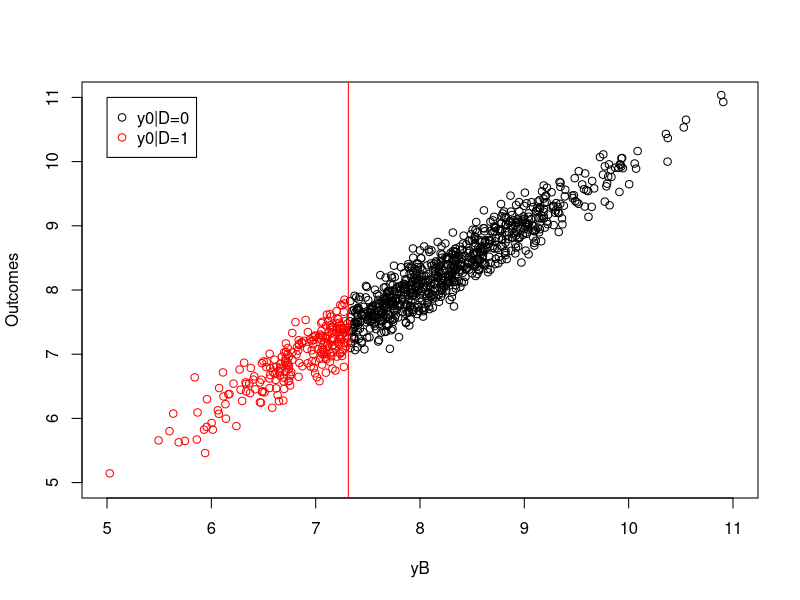
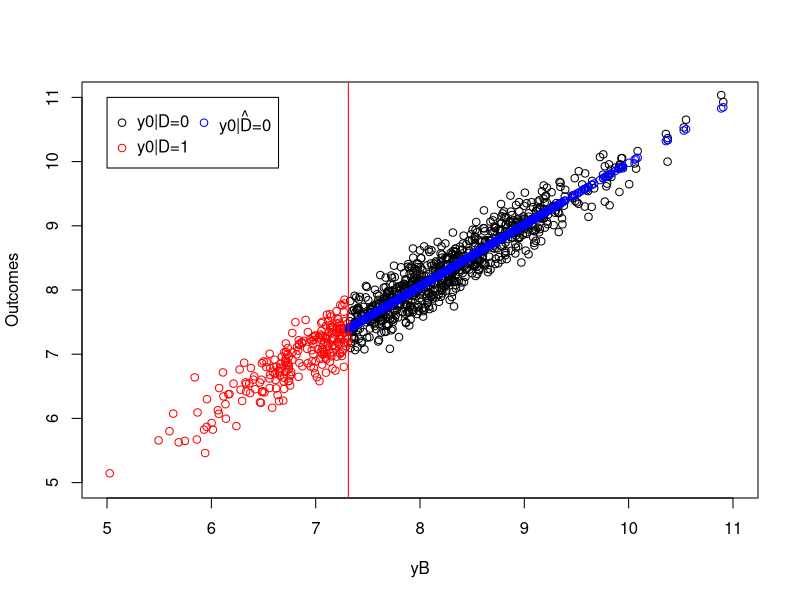
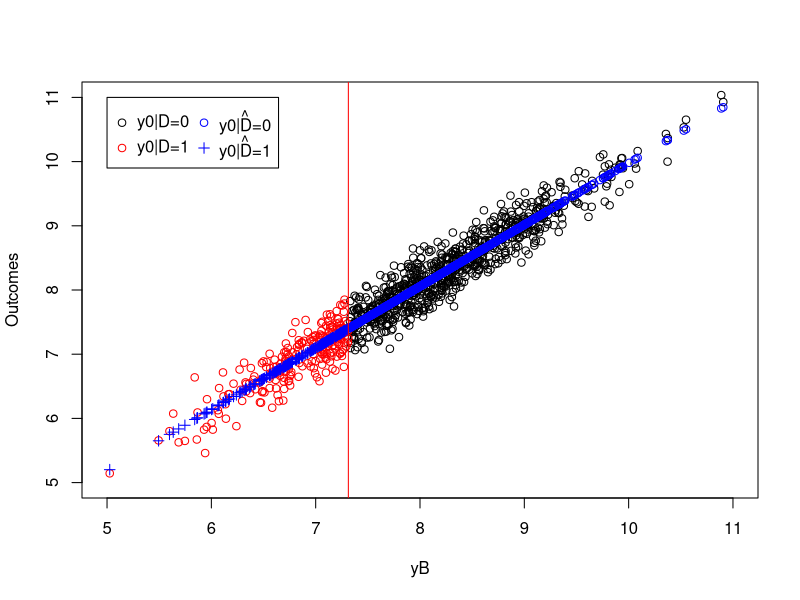
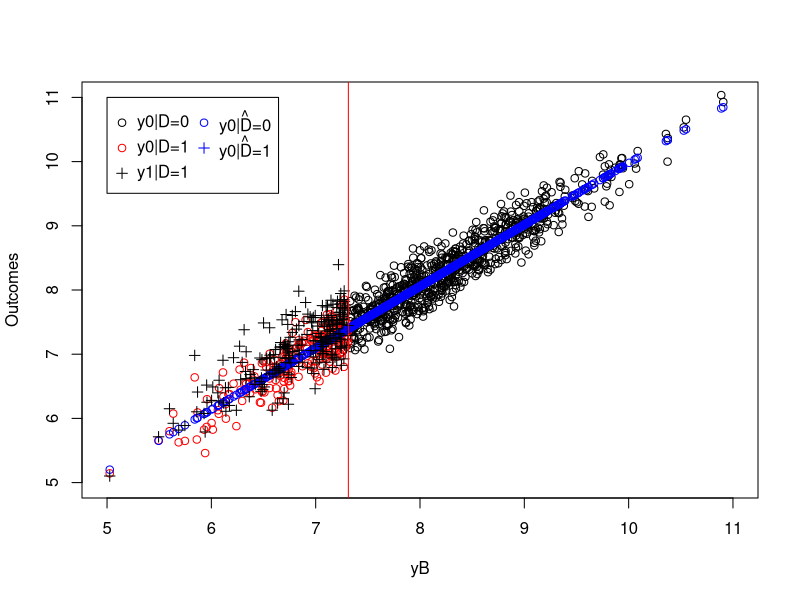

Here is the R script that generated these plots, in order: (Note: this script raises an error after producing the figures.)
## ---- chunk 1
param <- c(8,.5,.28,1500,0.9,0.01,0.05,0.05,0.05,0.1)
names(param) <- c("barmu","sigma2mu","sigma2U","barY","rho","theta","sigma2epsilon","sigma2eta","delta","baralpha")
## ---- chunk 2
set.seed(1234)
N <-1000
mu <- rnorm(N,param["barmu"],sqrt(param["sigma2mu"]))
UB <- rnorm(N,0,sqrt(param["sigma2U"]))
yB <- mu + UB 
YB <- exp(yB)
Ds <- rep(0,N)
Ds[YB<=param["barY"]] <- 1 
epsilon <- rnorm(N,0,sqrt(param["sigma2epsilon"]))
eta<- rnorm(N,0,sqrt(param["sigma2eta"]))
U0 <- param["rho"]*UB + epsilon
y0 <- mu +  U0 + param["delta"]
alpha <- param["baralpha"]+  param["theta"]*mu + eta
y1 <- y0+alpha
Y0 <- exp(y0)
Y1 <- exp(y1)
y <- y1*Ds+y0*(1-Ds)
Y <- Y1*Ds+Y0*(1-Ds)
## ---- chunk 3
col.obs <- 'black'
col.unobs <- 'red'
lty.obs <- 1
lty.unobs <- 2
xlim.big <- c(-1.5,0.5)
xlim.small <- c(-0.15,0.55)
adj <- 0

# Sample

plot(yB[Ds==0],y0[Ds==0],pch=1,xlim=c(5,11),ylim=c(5,11),xlab="yB",ylab="Outcomes")
points(yB[Ds==1],y0[Ds==1],pch=1,col=col.unobs)
abline(v=log(param["barY"]),col=col.unobs)
legend(5,11,c('y0|D=0','y0|D=1'),pch=c(1,1),col=c(col.obs,col.unobs),ncol=1)

# Step 1
ols.reg.0 <- lm(y[Ds==0]~yB[Ds==0])

plot(yB[Ds==0],y0[Ds==0],pch=1,xlim=c(5,11),ylim=c(5,11),xlab="yB",ylab="Outcomes")
points(yB[Ds==1],y0[Ds==1],pch=1,col=col.unobs)
points(yB[Ds==0],ols.reg.0$fitted.values,col='blue')
abline(v=log(param["barY"]),col=col.unobs)
legend(5,11,c('y0|D=0','y0|D=1',expression(hat('y0|D=0'))),pch=c(1,1,1),col=c(col.obs,col.unobs,'blue'),ncol=2)

# step 2
y.pred <- ols.reg.0$coef[[1]]+ols.reg.0$coef[[2]]*yB[Ds==1]

plot(yB[Ds==0],y0[Ds==0],pch=1,xlim=c(5,11),ylim=c(5,11),xlab="yB",ylab="Outcomes")
points(yB[Ds==1],y0[Ds==1],pch=1,col=col.unobs)
points(yB[Ds==0],ols.reg.0$fitted.values,col='blue')
points(yB[Ds==1],y.pred,pch=3,col='blue')
abline(v=log(param["barY"]),col=col.unobs)
legend(5,11,c('y0|D=0','y0|D=1',expression(hat('y0|D=0')),expression(hat('y0|D=1'))),pch=c(1,1,1,3),col=c(col.obs,col.unobs,'blue','blue'),ncol=2)

# step 3
ww.ols <- mean(y[Ds==1]-y.pred)

plot(yB[Ds==0],y0[Ds==0],pch=1,xlim=c(5,11),ylim=c(5,11),xlab="yB",ylab="Outcomes")
points(yB[Ds==1],y0[Ds==1],pch=1,col=col.unobs)
points(yB[Ds==0],ols.reg.0$fitted.values,col='blue')
points(yB[Ds==1],y.pred,col='blue')
points(yB[Ds==1],y[Ds==1],pch=3,col='black')
abline(v=log(param["barY"]),col=col.unobs)
legend(5,11,c('y0|D=0','y0|D=1','y1|D=1',expression(hat('y0|D=0')),expression(hat('y0|D=1'))),pch=c(1,1,3,1,3),col=c(col.obs,col.unobs,col.obs,'blue','blue'),ncol=2)
## ---- chunk 4
delta.y.tt <- function(param){
  return(param["baralpha"]+param["theta"]*param["barmu"]-param["theta"]*((param["sigma2mu"]*dnorm((log(param["barY"])-param["barmu"])/(sqrt(param["sigma2mu"]+param["sigma2U"]))))/(sqrt(param["sigma2mu"]+param["sigma2U"])*pnorm((log(param["barY"])-param["barmu"])/(sqrt(param["sigma2mu"]+param["sigma2U"]))))))
}

delta.y.ate <- function(param){
  return(param["baralpha"]+param["theta"]*param["barmu"])
}
## ---- chunk 5
# deameaning the control variable
yB.Ds <-(yB-mean(yB[Ds==1]))*Ds
# running the OLS estimator with interactions between treatment and demeaned covariate
ols.direct <- lm(y~yB+Ds+yB.Ds)
# estimate of TT
ww.ols.direct <- ols.direct$coef[[3]]
## ---- chunk 6
# regs on X in both smaples
ols.reg.0 <- lm(y[Ds==0]~yB[Ds==0])
ols.reg.1 <- lm(y[Ds==1]~yB[Ds==1])

# variance
var.delta.ols <- 1/N*(var(ols.reg.0$residuals)/(1-mean(Ds))+var(ols.reg.1$residuals)/(mean(Ds)))

## ---- chunk 7
ols.direct.HC1 <- vcovHC(ols.direct,type='HC1')
## ---- chunk 8
# running the OLS estimator without interactions
ols.simp <- lm(y~yB+Ds)
# estimate of TT
ww.ols.simp <- ols.simp$coef[[3]]
## ---- chunk 9
param <- c(param,0.1,7.98)
names(param) <- c("barmu","sigma2mu","sigma2U","barY","rho","theta","sigma2epsilon","sigma2eta","delta","baralpha","gamma","baryB")
## ---- chunk 10
set.seed(1234)
N <-1000
mu <- rnorm(N,param["barmu"],sqrt(param["sigma2mu"]))
UB <- rnorm(N,0,sqrt(param["sigma2U"]))
yB <- mu + UB 
YB <- exp(yB)
Ds <- rep(0,N)
Ds[YB<=param["barY"]] <- 1 
epsilon <- rnorm(N,0,sqrt(param["sigma2epsilon"]))
eta<- rnorm(N,0,sqrt(param["sigma2eta"]))
U0 <- param["rho"]*UB + epsilon
y0 <- mu +  U0 + param["delta"] + param["gamma"]*(yB-param["baryB"])^2
alpha <- param["baralpha"]+  param["theta"]*mu + eta
y1 <- y0+alpha
Y0 <- exp(y0)
Y1 <- exp(y1)
y <- y1*Ds+y0*(1-Ds)
Y <- Y1*Ds+Y0*(1-Ds)
## ---- chunk 11
ols.reg.0 <- lm(y[Ds==0]~yB[Ds==0])
# predicted values for the treated
y.pred <- ols.reg.0$coef[[1]]+ols.reg.0$coef[[2]]*yB[Ds==1]
# estimated treatment effect by WWOLSX
ww.ols <- mean(y[Ds==1]-y.pred)
# true value of TT in the sample
tt.sample <- mean(alpha[Ds==1])
## ---- chunk 12
plot(yB[Ds==0],y0[Ds==0],pch=1,xlim=c(5,11),ylim=c(5,11),xlab="yB",ylab="Outcomes")
points(yB[Ds==1],y0[Ds==1],pch=1,col='red')
points(yB[Ds==0],ols.reg.0$fitted.values,col='blue')
points(yB[Ds==1],y.pred,pch=3,col='blue')
points(yB[Ds==1],y[Ds==1],pch=3,col='black')
abline(v=log(param["barY"]),col='red')
legend(5,11,c('y0|D=0','y0|D=1','y1|D=1',expression(hat('y0|D=0')),expression(hat('y0|D=1'))),pch=c(1,1,3,1,3),col=c('black','red','black','blue','blue'),ncol=2)
## ---- chunk 13
set.seed(1234)
mu <- rnorm(N,param["barmu"],sqrt(param["sigma2mu"]))
UB <- rnorm(N,0,sqrt(param["sigma2U"]))
yB <- mu + UB 
YB <- exp(yB)
Ds <- rep(0,N)
V <- rnorm(N,0,sqrt(param["sigma2mu"]+param["sigma2U"]))
Ds[yB+V<=log(param["barY"])] <- 1 
epsilon <- rnorm(N,0,sqrt(param["sigma2epsilon"]))
eta<- rnorm(N,0,sqrt(param["sigma2eta"]))
U0 <- param["rho"]*UB + epsilon
y0 <- mu +  U0 + param["delta"] + param["gamma"]*(yB-param["baryB"])^2
alpha <- param["baralpha"]+  param["theta"]*mu + eta
y1 <- y0+alpha
Y0 <- exp(y0)
Y1 <- exp(y1)
y <- y1*Ds+y0*(1-Ds)
Y <- Y1*Ds+Y0*(1-Ds)
## ---- chunk 14
par(mar=c(5,4,4,5))
plot(yB[Ds==0],y0[Ds==0],pch=1,xlim=c(5,11),ylim=c(5,11),xlab="yB",ylab="Outcomes")
points(yB[Ds==1],y[Ds==1],pch=3,col='blue')
abline(v=log(param["barY"]),col='red')
legend(5,10.5,c('y0|D=0','y1|D=1','D'),pch=c(1,3,2),col=c(col.obs,'blue',col.unobs),ncol=1)
par(new=TRUE)
plot(yB,Ds,pch=2,col=col.unobs,xlim=c(5,11),xaxt="n",yaxt="n",xlab="",ylab="")
axis(4)
mtext("D",side=4,line=3)
## ---- chunk 15
delta.y.tt.com.supp <- function(param){
  return(param["baralpha"]+param["theta"]*param["barmu"]-param["theta"]*((param["sigma2mu"]*dnorm((log(param["barY"])-param["barmu"])/(sqrt(2*(param["sigma2mu"]+param["sigma2U"])))))/(sqrt(2*(param["sigma2mu"]+param["sigma2U"]))*pnorm((log(param["barY"])-param["barmu"])/(sqrt(2*(param["sigma2mu"]+param["sigma2U"])))))))
}
delta.y.tt.CS.pop <- delta.y.tt.com.supp(param)
## ---- chunk 16
llr <- function(y,x,gridx,bw,kernel){
  if (kernel=='uniform'){
    K <- function(u){
      K.u <- 0
      if (abs(u)<=.5){K.u <- 1}
      return(K.u)
    }
  }
  if (kernel=='triangular'){
    K <- function(u){
      K.u <- 0
      if (abs(u)<=.5){K.u <- 2*(1-2*abs(u))}
      return(K.u)
    }
  }
  if (kernel=='epanechnikov'){
    K <- function(u){
      K.u <- 0
      if (abs(u)<=.5){K.u <- (3/2)*(1-4*u^2)}
      return(K.u)
    }
  }
  if (kernel=='quartic'){
    K <- function(u){
      K.u <- 0
      if (abs(u)<=.5){K.u <- (15/8)*(1-4*u^2)^2}
      return(K.u)
    }
  }
  if (kernel=='gaussian'){
    K <- function(u){
      return(exp(-0.5*u^2)/(sqrt(2*pi)))
    }
  }
  K.vec <- Vectorize(K)
  y0.hat <- rep(0,length(gridx))  
  for (i in (1:length(gridx))){
    x.i <- gridx[i]-x
    weights.i <- K.vec((x.i)/bw)
    ols.i <- lm(y~x.i,weights=weights.i)
    y0.hat[i] <- ols.i$coefficients[1]
  }
  return(y0.hat)
}
## ---- chunk 17
kernel <- 'gaussian'
bw <- 1
# run LLR on the untreated sample using treated points as grid points
y0.llr.1 <- llr(y[Ds==0],yB[Ds==0],yB[Ds==1],bw=bw,kernel=kernel)    
# compute TT
ww.llr.1 <- mean(y[Ds==1]-y0.llr.1)

bw <- 0.5
# run LLR on the untreated sample using treated points as grid points
y0.llr.0.5 <- llr(y[Ds==0],yB[Ds==0],yB[Ds==1],bw=bw,kernel=kernel)    
# compute TT
ww.llr.0.5 <- mean(y[Ds==1]-y0.llr.0.5)
## ---- chunk 18
plot(yB[Ds==0],y0[Ds==0],pch=1,xlim=c(5,11),ylim=c(5,11),xlab="yB",ylab="Outcomes")
points(yB[Ds==1],y0[Ds==1],pch=1,col='red')
points(yB[Ds==1],y0.llr.1,col='blue')
points(yB[Ds==1],y0.llr.0.5,col='green')
points(yB[Ds==1],y[Ds==1],pch=3)
legend(5,11,c('y0|D=0','y0|D=1',expression(hat(y0.1)),expression(hat(y0.0.5)),'y|D=1'),pch=c(1,1,1,1,3),col=c('black','red','blue','green','black'),ncol=2)
## ---- chunk 19
# LLR matching fnciton
llr.match <- function(y,D,x,bw,kernel){
  y0.llr <- llr(y[D==0],x[D==0],x[D==1],bw=bw,kernel=kernel)
  return(mean(y[D==1]-y0.llr))
}

# Monte Carlos
monte.carlo.llr <- function(s,N,param,bw,kernel){
  set.seed(s)
  mu <- rnorm(N,param["barmu"],sqrt(param["sigma2mu"]))
  UB <- rnorm(N,0,sqrt(param["sigma2U"]))
  yB <- mu + UB 
  YB <- exp(yB)
  Ds <- rep(0,N)
  V <- rnorm(N,0,sqrt(param["sigma2mu"]+param["sigma2U"]))
  Ds[yB+V<=log(param["barY"])] <- 1 
  epsilon <- rnorm(N,0,sqrt(param["sigma2epsilon"]))
  eta<- rnorm(N,0,sqrt(param["sigma2eta"]))
  U0 <- param["rho"]*UB + epsilon
  y0 <- mu +  U0 + param["delta"] + param["gamma"]*(yB-param["baryB"])^2
  alpha <- param["baralpha"]+  param["theta"]*mu + eta
  y1 <- y0+alpha
  Y0 <- exp(y0)
  Y1 <- exp(y1)
  y <- y1*Ds+y0*(1-Ds)
  Y <- Y1*Ds+Y0*(1-Ds)
  ww.llr <- llr.match(y,Ds,yB,bw=bw,kernel=kernel)
  return(ww.llr)
}

simuls.llr.N <- function(N,Nsim,param,bw,kernel){
  simuls.llr <- matrix(unlist(lapply(1:Nsim,monte.carlo.llr,N=N,param=param,bw=bw,kernel=kernel)),nrow=Nsim,ncol=1,byrow=TRUE)
  colnames(simuls.llr) <- c('LLR')
  return(simuls.llr)
}

sf.simuls.llr.N <- function(N,Nsim,param,bw,kernel){
  sfInit(parallel=TRUE,cpus=8)
  sfExport('llr.match','llr')
  sim.llr <- matrix(unlist(sfLapply(1:Nsim,monte.carlo.llr,N=N,param=param,bw=bw,kernel=kernel)),nrow=Nsim,ncol=1,byrow=TRUE)
  sfStop()
  colnames(sim.llr) <- c('LLR')
  return(sim.llr)
}

Nsim <- 1000
#Nsim <- 10
#N.sample <- c(100,1000,10000,100000)
#N.sample <- c(100,1000,10000)
N.sample <- c(100,1000)
#simuls.llr <- lapply(N.sample,simuls.llr.N,Nsim=Nsim,param=param,bw=bw,kernel=kernel)
simuls.llr <- lapply(N.sample,sf.simuls.llr.N,Nsim=Nsim,param=param,bw=bw,kernel=kernel)
names(simuls.llr) <- N.sample
## ---- chunk 20
par(mfrow=c(2,2))
for (i in 1:length(simuls.llr)){
  hist(simuls.llr[[i]][,'LLR'],main=paste('N=',as.character(N.sample[i])),xlab=expression(hat(Delta^yLLR)),xlim=c(-0.15,0.55))
  abline(v=delta.y.tt.com.supp(param),col="red")
}
## ---- chunk 21
probit.Ds <- glm(Ds~yB, family=binomial(link="probit"))
pscore <- predict(probit.Ds,type="response")
## ---- chunk 22
plot(yB,pscore, xlab="yB", ylab="Propensity score")
## ---- chunk 23
bw <- 0.1
# run LLR on the untreated sample using treated points as grid points
y0.llr.pscore.0.1 <- llr(y[Ds==0],pscore[Ds==0],pscore[Ds==1],bw=bw,kernel=kernel)    
# compute TT
ww.llr.pscore.0.1 <- llr.match(y,Ds,pscore,bw=bw,kernel=kernel)
## ---- chunk 24
plot(pscore[Ds==0],y[Ds==0], ylab="Outcomes", xlab="Propensity score",xlim=c(0,1),ylim=c(5,12))
points(pscore[Ds==1],y[Ds==1],pch=3,col='blue')
points(pscore[Ds==1],y0[Ds==1],pch=1,col='red')
points(pscore[Ds==1],y0.llr.pscore.0.1,col='green')
legend(0.7,11,c('y0|D=0','y1|D=1','y0|D=1',expression(hat(y0.0.1))),pch=c(1,3,1,1),col=c('black','blue','red','green'),ncol=1)
## ---- chunk 25
MSE.llr <- function(bw,y,D,x,kernel){
  MSE <- 0
  for (i in (1:length(y[D==0]))){
    MSE <- MSE + (y[D==0][i]-llr(y[D==0][-i],x[D==0][-i],x[D==0][i],bw=bw,kernel=kernel))^2
  }
  return(MSE)
}
MSE.test <- MSE.llr(bw=1,y,Ds,yB,kernel='gaussian')
MSE.grid <- seq(0.1,1,by=.1)
MSE.grid.test <- sapply(MSE.grid,MSE.llr,y=y,D=Ds,x=pscore,kernel='gaussian')
MSE.grid.pscore <- seq(0.02,0.1,by=.02)
MSE.pscore <- sapply(MSE.grid.pscore,MSE.llr,y=y,D=Ds,x=pscore,kernel='gaussian')
bw <- MSE.grid.pscore[MSE.pscore==min(MSE.pscore)]
# run LLR on the untreated sample using treated points as grid points
y0.llr.pscore.bw <- llr(y[Ds==0],pscore[Ds==0],pscore[Ds==1],bw=bw,kernel=kernel)    
# TT estimate
ww.llr.pscore.bw <- llr.match(y,Ds,pscore,bw=bw,kernel=kernel)

# parallelized code just in case
#sfInit(parallel=TRUE,cpus=8)
#sfExport('llr.match.trim','llr','dens.fun.point','dens.fun','com.supp','MSE.llr')
#MSE.grid.test <- sfSapply(MSE.grid,MSE.llr,y=y,D=Ds,x=yB,kernel='gaussian')
#sfStop()
## ---- chunk 26
plot(MSE.grid.pscore[1:10],MSE.pscore[1:10], xlab="Bandwidth", ylab="MSE")

plot(pscore[Ds==0],y[Ds==0], ylab="Outcomes", xlab="Propensity score",xlim=c(0,1),ylim=c(5,12))
points(pscore[Ds==1],y[Ds==1],pch=3,col='blue')
points(pscore[Ds==1],y0[Ds==1],pch=1,col='red')
points(pscore[Ds==1],y0.llr.pscore.0.1,col='green')
points(pscore[Ds==1],y0.llr.pscore.bw,col='blue')
legend(0.7,11,c('y0|D=0','y1|D=1','y0|D=1',expression(hat(y0.0.1)),expression(hat(y0.bw))),pch=c(1,3,1,1,1),col=c('black','blue','red','green','blue'),ncol=2)
## ---- chunk 27
# density function estimated at one point
dens.fun.point <- function(n,x,gridx,bw,kernel){
  return(density(x,n=1,from=gridx[n],to=gridx[n],bw=bw,kernel=kernel)[[2]])
}

dens.fun <- function(x,gridx,bw,kernel){
  return(sapply(1:length(gridx), dens.fun.point, x=x, gridx=gridx, bw=bw, kernel=kernel))
}
dens.pscore.D0 <- dens.fun(pscore[Ds==0],pscore[Ds==1],bw=bw.nrd(pscore[Ds==0]),kernel='b')
dens.pscore.D1 <- dens.fun(pscore[Ds==1],pscore[Ds==1],bw=bw.nrd(pscore[Ds==1]),kernel='b')

com.supp <- function(x,gridx,t,bw,kernel){
  dens.x <- dens.fun(x=x,gridx=gridx,bw=bw,kernel=kernel)
  return(ifelse(dens.x<=quantile(dens.x,t),0,1))
}

t<- 0.05
com.supp.pscore <- com.supp(pscore[Ds==0],pscore[Ds==1],t=t,bw=bw.nrd(pscore[Ds==0]),kernel='b')

# estimation using common support and trimming
llr.match.trim <- function(y,D,x,t,bw,kernel){
  com.supp.x <- com.supp(x[D==0],x[D==1],t=t,bw=bw.nrd(x[D==0]),kernel='b')
  y0.llr <- llr(y[D==0],x[D==0],x[D==1][com.supp.x==1],bw=bw,kernel=kernel)
  return(mean(y[D==1][com.supp.x==1]-y0.llr))
}
ww.llr.pscore.trim <- llr.match.trim(y,Ds,pscore,t=t,bw=bw,kernel=kernel)

## ---- chunk 28
par(mar=c(5,4,4,5))
plot(pscore[Ds==1],dens.pscore.D0,pch=1,xlim=c(0,1),xlab="Propensity score",ylab="density")
points(pscore[Ds==1],dens.pscore.D1,pch=3)
legend(0.65,2.5,c('fP(yB)|D=0','fP(yB)|D=1','Common Support'),pch=c(1,3,2),col=c('black','black','red'),ncol=1)
par(new=TRUE)
plot(pscore[Ds==1],com.supp.pscore,pch=2,col='red',xlim=c(0,1),ylim=c(0,1),xaxt="n",yaxt="n",xlab="",ylab="")
axis(4)
mtext("Common Support",side=4,line=3)
## ---- chunk 29
monte.carlo.llr.trim <- function(s,N,param,t,bw,kernel){
  set.seed(s)
  mu <- rnorm(N,param["barmu"],sqrt(param["sigma2mu"]))
  UB <- rnorm(N,0,sqrt(param["sigma2U"]))
  yB <- mu + UB 
  YB <- exp(yB)
  Ds <- rep(0,N)
  V <- rnorm(N,0,sqrt(param["sigma2mu"]+param["sigma2U"]))
  Ds[yB+V<=log(param["barY"])] <- 1 
  epsilon <- rnorm(N,0,sqrt(param["sigma2epsilon"]))
  eta<- rnorm(N,0,sqrt(param["sigma2eta"]))
  U0 <- param["rho"]*UB + epsilon
  y0 <- mu +  U0 + param["delta"] + param["gamma"]*(yB-param["baryB"])^2
  alpha <- param["baralpha"]+  param["theta"]*mu + eta
  y1 <- y0+alpha
  Y0 <- exp(y0)
  Y1 <- exp(y1)
  y <- y1*Ds+y0*(1-Ds)
  Y <- Y1*Ds+Y0*(1-Ds)
  probit.Ds <- glm(Ds~yB, family=binomial(link="probit"))
  pscore <- predict(probit.Ds,type="response")
  ww.llr <- llr.match.trim(y,Ds,pscore,t=t,bw=bw,kernel=kernel)
  return(ww.llr)
}

simuls.llr.trim.N <- function(N,Nsim,param,t,bw,kernel){
  simuls.llr.trim <- matrix(unlist(lapply(1:Nsim,monte.carlo.llr.trim,N=N,param=param,t=t,bw=bw,kernel=kernel)),nrow=Nsim,ncol=1,byrow=TRUE)
  colnames(simuls.llr.trim) <- c('LLR Trim')
  return(simuls.llr.trim)
}

sf.simuls.llr.trim.N <- function(N,Nsim,param,t,bw,kernel){
  sfInit(parallel=TRUE,cpus=8)
  sfExport('llr.match.trim','llr','dens.fun.point','dens.fun','com.supp')
  sim.llr.trim <- matrix(unlist(sfLapply(1:Nsim,monte.carlo.llr.trim,N=N,param=param,t=t,bw=bw,kernel=kernel)),nrow=Nsim,ncol=1,byrow=TRUE)
  sfStop()
  colnames(sim.llr.trim) <- c('LLR Trim')
  return(sim.llr.trim)
}

Nsim <- 1000
#Nsim <- 10
#N.sample <- c(100,1000,10000,100000)
#N.sample <- c(100,1000,10000)
N.sample <- c(100,1000)
#N.sample <- c(100)
#simuls.llr.trim <- lapply(N.sample,simuls.llr.trim.N,Nsim=Nsim,param=param,t=t,bw=bw,kernel=kernel)
simuls.llr.trim <- lapply(N.sample,sf.simuls.llr.trim.N,Nsim=Nsim,param=param,t=t,bw=bw,kernel=kernel)
names(simuls.llr.trim) <- N.sample
## ---- chunk 30
par(mfrow=c(2,2))
for (i in 1:length(simuls.llr.trim)){
  hist(simuls.llr.trim[[i]][,'LLR Trim'],main=paste('N=',as.character(N.sample[i])),xlab=expression(hat(Delta^yLLRTrim)),xlim=c(-0.15,0.55))
  abline(v=delta.y.tt.com.supp(param),col="red")
}
## ---- chunk 31
# building a dataset with treatment, control and outcome
match.data <- data.frame(y=y,Ds=Ds,yB=yB)
# NNM with euclidean distance and 1 to 1 matching with replacement
# selecting the neighbors
nnm.euclid.1.1 <- matchit(Ds~yB,ratio=1,method="nearest",distance='euclidean',replace=TRUE,data=match.data)
# generating the data with neighbors and weights
data.nnm.euclid.1.1 <- match.data(nnm.euclid.1.1)
# estimating tt on the matched data using the weights
tt.nnm.euclid.1.1 <- coef(lm(y~Ds,data=data.nnm.euclid.1.1,weights=weights))[[2]]

# NNM with euclidean distance and 5 to 1 matching with replacement
# selecting the neighbors
nnm.euclid.5.1 <- matchit(Ds~yB,ratio=5,method="nearest",distance='euclidean',replace=TRUE,data=match.data)
# generating the data with neighbors and weights
data.nnm.euclid.5.1 <- match.data(nnm.euclid.5.1)
# estimating tt on the matched data using the weights
tt.nnm.euclid.5.1 <- coef(lm(y~Ds,data=data.nnm.euclid.5.1,weights=weights))[[2]]

# NNM with propensity score distance and 1 to 1 matching with replacement
# selecting the neighbors
nnm.pscore.1.1 <- matchit(Ds~yB,ratio=1,method="nearest",distance='glm',link='probit',replace=TRUE,data=match.data)
# generating the data with neighbors and weights
data.nnm.pscore.1.1 <- match.data(nnm.pscore.1.1)
# estimating tt on the matched data using the weights
tt.nnm.pscore.1.1 <- coef(lm(y~Ds,data=data.nnm.pscore.1.1,weights=weights))[[2]]

# NNM with propensity score distance and 5 to 1 matching with replacement
# selecting the neighbors
nnm.pscore.5.1 <- matchit(Ds~yB,ratio=5,method="nearest",distance='glm',link='probit',replace=TRUE,data=match.data)
# generating the data with neighbors and weights
data.nnm.pscore.5.1 <- match.data(nnm.pscore.5.1)
# estimating tt on the matched data using the weights
tt.nnm.pscore.5.1 <- coef(lm(y~Ds,data=data.nnm.pscore.5.1,weights=weights))[[2]]

# NNM with Mahalanobis distance and 1 to 1 matching with replacement
# selecting the neighbors
nnm.maha.1.1 <- matchit(Ds~yB,ratio=1,method="nearest",distance='mahalanobis',replace=TRUE,data=match.data)
# generating the data with neighbors and weights
data.nnm.maha.1.1 <- match.data(nnm.maha.1.1)
# estimating tt on the matched data using the weights
tt.nnm.maha.1.1 <- coef(lm(y~Ds,data=data.nnm.maha.1.1,weights=weights))[[2]]

# NNM with Mahalanobis distance and 5 to 1 matching with replacement
# selecting the neighbors
nnm.maha.5.1 <- matchit(Ds~yB,ratio=5,method="nearest",distance='mahalanobis',replace=TRUE,data=match.data)
# generating the data with neighbors and weights
data.nnm.maha.5.1 <- match.data(nnm.maha.5.1)
# estimating tt on the matched data using the weights
tt.nnm.maha.5.1 <- coef(lm(y~Ds,data=data.nnm.maha.5.1,weights=weights))[[2]]
## ---- chunk 32
# plot of standardized distance
plot(summary(nnm.euclid.1.1),xlim=c(0,2))

# plot of distribution of covariates
plot(nnm.euclid.1.1, type = "density", interactive = FALSE)
## ---- chunk 33
monte.carlo.nnm <- function(s,N,param,...){
  set.seed(s)
  mu <- rnorm(N,param["barmu"],sqrt(param["sigma2mu"]))
  UB <- rnorm(N,0,sqrt(param["sigma2U"]))
  yB <- mu + UB 
  YB <- exp(yB)
  Ds <- rep(0,N)
  V <- rnorm(N,0,sqrt(param["sigma2mu"]+param["sigma2U"]))
  Ds[yB+V<=log(param["barY"])] <- 1 
  epsilon <- rnorm(N,0,sqrt(param["sigma2epsilon"]))
  eta<- rnorm(N,0,sqrt(param["sigma2eta"]))
  U0 <- param["rho"]*UB + epsilon
  y0 <- mu +  U0 + param["delta"] + param["gamma"]*(yB-param["baryB"])^2
  alpha <- param["baralpha"]+  param["theta"]*mu + eta
  y1 <- y0+alpha
  Y0 <- exp(y0)
  Y1 <- exp(y1)
  y <- y1*Ds+y0*(1-Ds)
  Y <- Y1*Ds+Y0*(1-Ds)
  # building a dataset with treatment, control and outcome
  match.data <- data.frame(y=y,Ds=Ds,yB=yB)
  # NNM with euclidean distance and 1 to 1 matching with replacement
  # selecting the neighbors
  nnm.euclid.1.1 <- matchit(Ds~yB,data=match.data,...)
  # generating the data with neighbors and weights
  data.nnm.euclid.1.1 <- match.data(nnm.euclid.1.1)
  # estimating tt on the matched data using the weights
  tt.nnm.euclid.1.1 <- coef(lm(y~Ds,data=data.nnm.euclid.1.1,weights=weights))[[2]]
  return(tt.nnm.euclid.1.1)
}

simuls.nnm.N <- function(N,Nsim,param,...){
  simuls.nnm <- matrix(unlist(lapply(1:Nsim,monte.carlo.nnm,N=N,param=param,...)),nrow=Nsim,ncol=1,byrow=TRUE)
  colnames(simuls.nnm) <- c('NNM')
  return(simuls.nnm)
}

sf.simuls.nnm.N <- function(N,Nsim,param,...){
  sfInit(parallel=TRUE,cpus=8)
  sfLibrary(MatchIt)
  sim.nnm <- matrix(unlist(sfLapply(1:Nsim,monte.carlo.nnm,N=N,param=param,...)),nrow=Nsim,ncol=1,byrow=TRUE)
  sfStop()
  colnames(sim.nnm) <- c('NNM')
  return(sim.nnm)
}

Nsim <- 1000
#Nsim <- 10
#N.sample <- c(100,1000,10000,100000)
#N.sample <- c(100,1000,10000)
N.sample <- c(100,1000)
#N.sample <- c(100)
#simuls.nnm <- lapply(N.sample,simuls.nnm.N,Nsim=Nsim,param=param,ratio=1,method="nearest",distance='euclidean',replace=TRUE)
simuls.nnm <- lapply(N.sample,sf.simuls.nnm.N,Nsim=Nsim,param=param,ratio=1,method="nearest",distance='euclidean',replace=TRUE)
names(simuls.nnm) <- N.sample
## ---- chunk 34
par(mfrow=c(2,2))
for (i in 1:length(simuls.nnm)){
  hist(simuls.nnm[[i]][,'NNM'],main=paste('N=',as.character(N.sample[i])),xlab=expression(hat(Delta^yNNM)),xlim=c(-0.15,0.55))
  abline(v=delta.y.tt.com.supp(param),col="red")
}
## ---- chunk 35
# computing weights
pscore.weights <- (pscore/(1-pscore))*(1-mean(Ds))/mean(Ds)
# get rid of weights for the treated
pscore.weights[Ds==1] <- 0
# normalize by sum of weights for the untreated
pscore.weights <- pscore.weights/sum(pscore.weights)

# counterfactual estimation using reweighting:
y0.D1.reweighting <- weighted.mean(y[Ds==0],w=pscore.weights[Ds==0])
# TT estimation
TT.reweighting <- mean(y[Ds==1])-y0.D1.reweighting
## ---- chunk 36
monte.carlo.reweight <- function(s,N,param){
  set.seed(s)
  mu <- rnorm(N,param["barmu"],sqrt(param["sigma2mu"]))
  UB <- rnorm(N,0,sqrt(param["sigma2U"]))
  yB <- mu + UB 
  YB <- exp(yB)
  Ds <- rep(0,N)
  V <- rnorm(N,0,sqrt(param["sigma2mu"]+param["sigma2U"]))
  Ds[yB+V<=log(param["barY"])] <- 1 
  epsilon <- rnorm(N,0,sqrt(param["sigma2epsilon"]))
  eta<- rnorm(N,0,sqrt(param["sigma2eta"]))
  U0 <- param["rho"]*UB + epsilon
  y0 <- mu +  U0 + param["delta"] + param["gamma"]*(yB-param["baryB"])^2
  alpha <- param["baralpha"]+  param["theta"]*mu + eta
  y1 <- y0+alpha
  Y0 <- exp(y0)
  Y1 <- exp(y1)
  y <- y1*Ds+y0*(1-Ds)
  Y <- Y1*Ds+Y0*(1-Ds)
  # pscore estimation
  probit.Ds <- glm(Ds~yB, family=binomial(link="probit"))
  pscore <- predict(probit.Ds,type="response")
  # computing weights
  pscore.weights <- pscore/(1-pscore)*(1-mean(Ds))/mean(Ds)
  # get rid of weights for the treated
  pscore.weights[Ds==1] <- 0
  # normalize by sum of weights for the untreated
  pscore.weights <- pscore.weights/sum(pscore.weights)
  # counterfactual estimation using reweighting:
  y0.D1.reweighting <- weighted.mean(y[Ds==0],w=pscore.weights[Ds==0])
  # TT estimation
  TT.reweighting <- mean(y[Ds==1])-y0.D1.reweighting
  return(TT.reweighting)
}

simuls.reweight.N <- function(N,Nsim,param){
  simuls.reweight <- matrix(unlist(lapply(1:Nsim,monte.carlo.reweight,N=N,param=param)),nrow=Nsim,ncol=1,byrow=TRUE)
  colnames(simuls.reweight) <- c('Reweighting Matching')
  return(simuls.reweight)
}

sf.simuls.reweight.N <- function(N,Nsim,param){
  sfInit(parallel=TRUE,cpus=8)
  sim.reweight <- matrix(unlist(sfLapply(1:Nsim,monte.carlo.reweight,N=N,param=param)),nrow=Nsim,ncol=1,byrow=TRUE)
  sfStop()
  colnames(sim.reweight) <- c('Reweighting Matching')
  return(sim.reweight)
}

Nsim <- 1000
#Nsim <- 10
#N.sample <- c(100,1000,10000,100000)
#N.sample <- c(100,1000,10000)
N.sample <- c(100,1000)
#N.sample <- c(100)
#simuls.reweight <- lapply(N.sample,simuls.reweight.N,Nsim=Nsim,param=param)
simuls.reweight<- lapply(N.sample,sf.simuls.reweight.N,Nsim=Nsim,param=param)
names(simuls.reweight) <- N.sample
## ---- chunk 37
par(mfrow=c(2,2))
for (i in 1:length(simuls.reweight)){
  hist(simuls.reweight[[i]][,'Reweighting Matching'],main=paste('N=',as.character(N.sample[i])),xlab=expression(hat(Delta^yReweight)),xlim=c(-0.15,0.55))
  abline(v=delta.y.tt.com.supp(param),col="red")
}
## ---- chunk 38
# function for the bootstrap of LLR
bootstrap.llr.trim <- function(s,y,D,x,t,bw,kernel){
  set.seed(s)
  boot.samp <- sample(N,replace=TRUE)
  y.boot <- y[boot.samp]
  D.boot <- D[boot.samp]
  x.boot <- x[boot.samp]
  llr.match.trim.boot <- llr.match.trim(y.boot,D.boot,x.boot,t=t,bw=bw,kernel=kernel)
  return(llr.match.trim.boot)
}  
# function for the bootstrap of Reweighting
bootstrap.reweigthing <- function(s,y,D,x){
  set.seed(s)
  boot.samp <- sample(N,replace=TRUE)
  y.boot <- y[boot.samp]
  D.boot <- D[boot.samp]
  x.boot <- x[boot.samp]
  # pscore estimation
  probit.Ds <- glm(D.boot~x.boot, family=binomial(link="probit"))
  pscore <- predict(probit.Ds,type="response")
  # computing weights
  pscore.weights <- pscore/(1-pscore)*(1-mean(D.boot))/mean(D.boot)
  # get rid of weights for the treated
  pscore.weights[D.boot==1] <- 0
  # normalize by sum of weights for the untreated
  pscore.weights <- pscore.weights/sum(pscore.weights)
  # counterfactual estimation using reweighting:
  y0.D1.reweighting <- weighted.mean(y.boot[D.boot==0],w=pscore.weights[D.boot==0])
  # TT estimation
  TT.reweighting <- mean(y.boot[D.boot==1])-y0.D1.reweighting
  return(TT.reweighting)
}  

# testing
test.boot.llr <- bootstrap.llr.trim(1234,y=y,D=Ds,x=yB,t=t,bw=bw,kernel=kernel)
test.boot.reweight <- bootstrap.reweigthing(1234,y=y,D=Ds,x=yB)

# parallelized computation of bootstrap
sf.boot.llr.N <- function(Nsim,...){
  sfInit(parallel=TRUE,cpus=8)
  sfExport('llr.match.trim','llr','dens.fun.point','dens.fun','com.supp','bootstrap.llr.trim')
  sim.boot.llr <- matrix(unlist(sfLapply(1:Nsim,bootstrap.llr.trim,...)),nrow=Nsim,ncol=1,byrow=TRUE)
  sfStop()
  colnames(sim.boot.llr) <- c('BootLLR')
  return(sim.boot.llr)
}

sf.boot.reweight.N <- function(Nsim,...){
  sfInit(parallel=TRUE,cpus=8)
  sim.boot.reweight <- matrix(unlist(sfLapply(1:Nsim,bootstrap.reweighting,...)),nrow=Nsim,ncol=1,byrow=TRUE)
  sfStop()
  colnames(sim.boot.reweight) <- c('BootReweight')
  return(sim.boot.reweight)
}


t <- 0.05
kernel <- 'gaussian'
N.boot <- 1000
bw <- 0.5
boot.llr <- sapply(1:N.boot,bootstrap.llr.trim,y=y,D=Ds,x=yB,t=t,bw=bw,kernel=kernel)
boot.reweight <- sapply(1:N.boot,bootstrap.reweigthing,y=y,D=Ds,x=yB)

#boot.llr <- sf.boot.llr.N(Nsim=N.boot,y=y,D=Ds,x=yB,t=t,bw=bw,kernel=kernel)
#boot.reweight <- sf.boot.reweight.N(Nsim=N.boot,y=y,D=Ds,x=yB)

#  sfInit(parallel=TRUE,cpus=8)
#  sfExport('llr.match.trim','llr','dens.fun.point','dens.fun','com.supp','bootstrap.llr.trim','y','Ds','yB')
#  sim.boot.reweight <- sfLapply(1:2,bootstrap.llr.trim,y=y,D=Ds,x=yB,t=t,bw=bw,kernel=kernel)
#  sim.boot.reweight <- lapply(1:2,bootstrap.llr.trim,y=y,D=Ds,x=yB,t=t,bw=bw,kernel=kernel)
#  sfStop()
## ---- chunk 39
delta <- 0.99
precision.llr <- function(k){
  return(2*quantile(abs(simuls.llr[[k]][,'LLR']-delta.y.tt.com.supp(param)),probs=c(delta)))
}
precision.llr.trim <- function(k){
  return(2*quantile(abs(simuls.llr.trim[[k]][,'LLR Trim']-delta.y.tt.com.supp(param)),probs=c(delta)))
}
precision.reweighting <- function(k){
  return(2*quantile(abs(simuls.reweight[[k]][,'Reweighting Matching']-delta.y.tt.com.supp(param)),probs=c(delta)))
}
precision.nnm <- function(k){
  return(2*quantile(abs(simuls.nnm[[k]][,'NNM']-delta.y.tt.com.supp(param)),probs=c(delta)))
}

precision.nnm.100 <- precision.nnm(1)
precision.nnm.1000 <- precision.nnm(2)
precision.llr.100 <- precision.llr(1)
precision.llr.1000 <- precision.llr(2)
precision.llr.trim.100 <- precision.llr.trim(1)
precision.llr.trim.1000 <- precision.llr.trim(2)
precision.reweighting.100 <- precision.reweighting(1)
precision.reweighting.1000 <- precision.reweighting(2)
precision.llr.trim.boot.1000 <- 2*quantile(abs(boot.llr-delta.y.tt.com.supp(param)),probs=c(delta))
precision.reweighting.boot.1000 <- 2*quantile(abs(boot.reweight-delta.y.tt.com.supp(param)),probs=c(delta))
## ---- chunk 40
# Estimating ATT and its variance using Matching:
# M=1
NNM.Match.yB.1 <- Match(y,Ds,yB,estimand="ATT",M=1,replace=TRUE,CommonSupport=FALSE,Weight=1,Var.calc=1,sample=FALSE)
NNM.Match.pscore.1 <- Match(y,Ds,pscore,estimand="ATT",M=1,replace=TRUE,CommonSupport=FALSE,Weight=1,Var.calc=1,sample=FALSE)
# M=5
NNM.Match.yB.5 <- Match(y,Ds,yB,estimand="ATT",M=5,replace=TRUE,CommonSupport=FALSE,Weight=1,Var.calc=5,sample=FALSE)
NNM.Match.pscore.5 <- Match(y,Ds,pscore,estimand="ATT",M=5,replace=TRUE,CommonSupport=FALSE,Weight=1,Var.calc=5,sample=FALSE)

# precision
se.NNM.Match.yB.1 <- NNM.Match.yB.1$se
se.NNM.Match.pscore.1 <- NNM.Match.pscore.1$se
se.NNM.Match.yB.5 <- NNM.Match.yB.5$se
se.NNM.Match.pscore.5 <- NNM.Match.pscore.5$se
